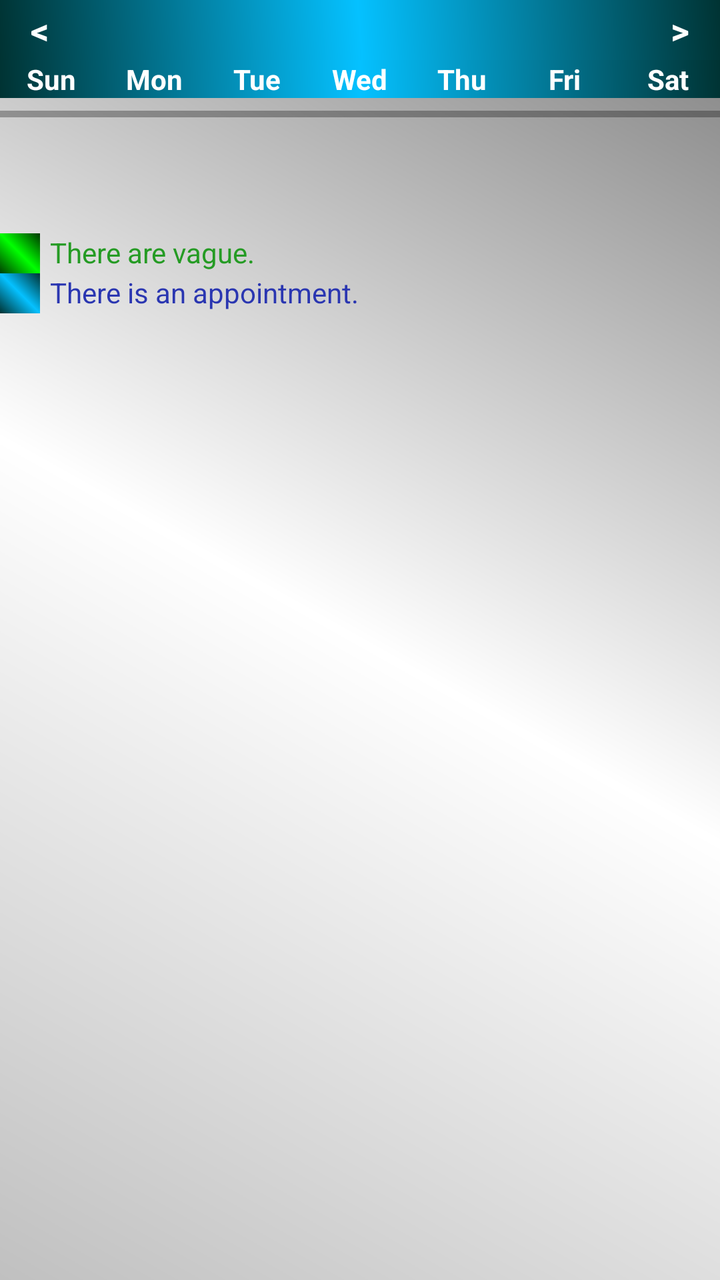
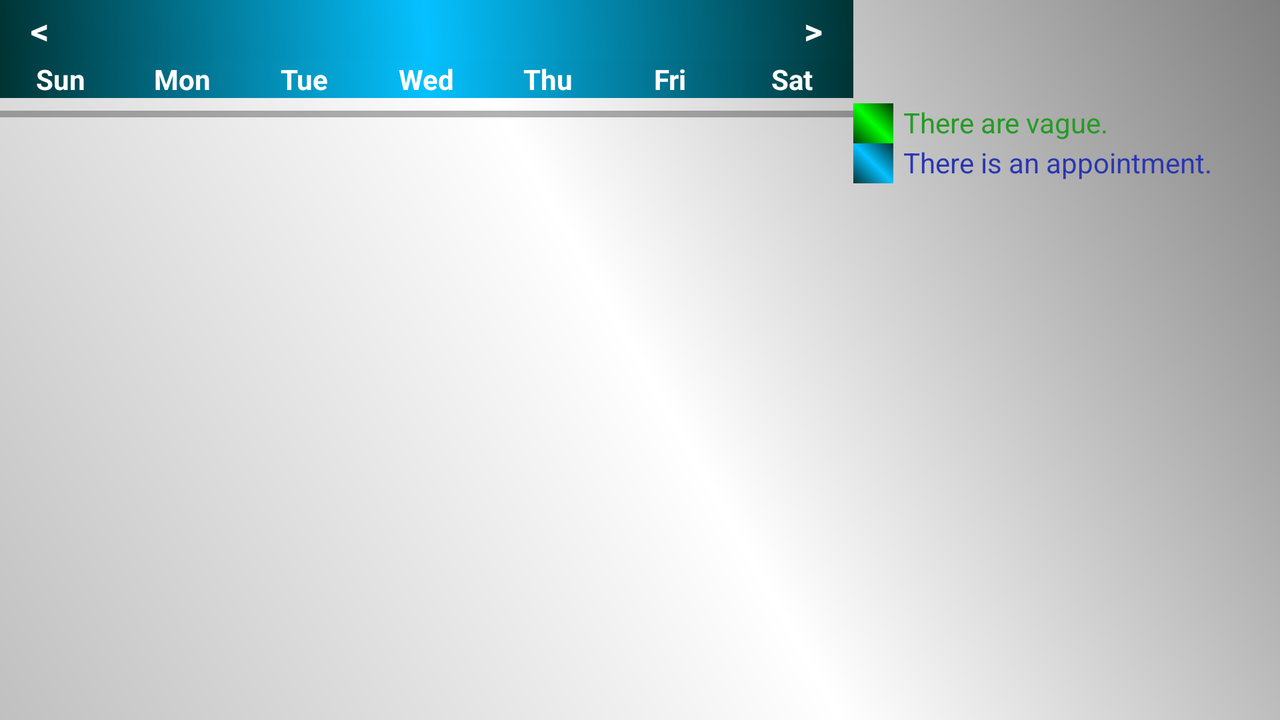

Compare how this app lays out the same screen by default and in its alternative resource folder. The renders come first, then the two layout files and the values they reference.
<!-- AndroidManifest.xml: application theme AppTheme -->
<!-- res/layout/fragment_agendar_consulta.xml -->
<?xml version="1.0" encoding="utf-8"?>
<LinearLayout xmlns:android="http://schemas.android.com/apk/res/android"
    android:layout_width="match_parent"
    android:layout_height="match_parent"
    android:background="@drawable/background_gradiente_prata"
    android:orientation="vertical" >


    <RelativeLayout
        android:id="@+id/header"
        android:layout_width="fill_parent"
        android:layout_height="wrap_content"
        android:background="@drawable/background_gradiente_azul" >

        <RelativeLayout
            android:id="@+id/previous"
            android:layout_width="40dip"
            android:layout_height="30dip" >

            <TextView
                android:id="@+id/txtPreviousMonth"
                android:layout_width="match_parent"
                android:layout_height="match_parent"
                android:gravity="center"
                android:text="&lt;"
                android:textAppearance="?android:attr/textAppearanceMedium"
                android:textColor="@android:color/white"
                android:textStyle="bold" />
        </RelativeLayout>

        <TextView
            android:id="@+id/txtMonthAndYear"
            android:layout_width="wrap_content"
            android:layout_height="wrap_content"
            android:layout_centerHorizontal="true"
            android:layout_marginTop="5dip"
            android:text="@null"
            android:textColor="@android:color/white"
            android:textSize="18sp"
            android:textStyle="bold" />

        <RelativeLayout
            android:id="@+id/next"
            android:layout_width="40dip"
            android:layout_height="30dip"
            android:layout_alignParentRight="true" >

            <TextView
                android:id="@+id/txtNextMonth"
                android:layout_width="match_parent"
                android:layout_height="match_parent"
                android:gravity="center"
                android:text=">"
                android:textAppearance="?android:attr/textAppearanceMedium"
                android:textColor="@android:color/white"
                android:textStyle="bold" />
        </RelativeLayout>
    </RelativeLayout>

    <LinearLayout
        android:layout_width="match_parent"
        android:layout_height="wrap_content"
        android:background="@drawable/background_gradiente_azul" >

        <TextView
            android:id="@+id/txtDomingo"
            android:layout_width="0dp"
            android:layout_height="wrap_content"
            android:layout_weight="1"
            android:gravity="center"
            android:text="@string/day_sunday_abbreviated"
            android:textColor="@android:color/white"
            android:textStyle="bold" />

        <TextView
            android:id="@+id/txtSegunda"
            android:layout_width="0dp"
            android:layout_height="wrap_content"
            android:layout_weight="1"
            android:gravity="center"
            android:text="@string/day_monday_abbreviated"
            android:textColor="@android:color/white"
            android:textStyle="bold" />

        <TextView
            android:id="@+id/txtTerca"
            android:layout_width="0dp"
            android:layout_height="wrap_content"
            android:layout_weight="1"
            android:gravity="center"
            android:text="@string/day_tuesday_abbreviated"
            android:textColor="@android:color/white"
            android:textStyle="bold" />

        <TextView
            android:id="@+id/txtQuarta"
            android:layout_width="0dp"
            android:layout_height="wrap_content"
            android:layout_weight="1"
            android:gravity="center"
            android:text="@string/day_wednesday_abbreviated"
            android:textColor="@android:color/white"
            android:textStyle="bold" />

        <TextView
            android:id="@+id/txtQuinta"
            android:layout_width="0dp"
            android:layout_height="wrap_content"
            android:layout_weight="1"
            android:gravity="center"
            android:text="@string/day_thursday_abbreviated"
            android:textColor="@android:color/white"
            android:textStyle="bold" />

        <TextView
            android:id="@+id/txtSexta"
            android:layout_width="0dp"
            android:layout_height="wrap_content"
            android:layout_weight="1"
            android:gravity="center"
            android:text="@string/day_friday_abbreviated"
            android:textColor="@android:color/white"
            android:textStyle="bold" />

        <TextView
            android:id="@+id/txtSabado"
            android:layout_width="0dp"
            android:layout_height="wrap_content"
            android:layout_weight="1"
            android:gravity="center"
            android:text="@string/day_saturday_abbreviated"
            android:textColor="@android:color/white"
            android:textStyle="bold" />
    </LinearLayout>

    <GridView
        android:id="@+id/grdvAgenda"
        android:layout_width="fill_parent"
        android:layout_height="wrap_content"
        android:layout_gravity="center_horizontal"
        android:listSelector="@android:color/transparent"
        android:numColumns="7"
        android:stretchMode="columnWidth" />
    
    <ProgressBar
        android:id="@+id/progressBar_agenda"
        style="?android:attr/progressBarStyleHorizontal"
        android:layout_width="match_parent"
        android:layout_height="wrap_content" />
    

    <LinearLayout
        android:id="@+id/text"
        android:layout_width="match_parent"
        android:layout_height="match_parent"
        android:layout_marginLeft="0dp"
        android:layout_marginRight="0dp"
        android:orientation="vertical" >

        <TextView
            android:id="@+id/txtMedico_agenda"
            android:layout_width="wrap_content"
            android:layout_height="wrap_content"
            android:text="@null"
            android:textColor="@color/green_600"
            android:textStyle="bold" />

        <TextView
            android:id="@+id/txtClinica_agenda"
            android:layout_width="wrap_content"
            android:layout_height="wrap_content"
            android:text="@null"
            android:textColor="@color/green_600"
            android:textSize="12sp" />

        <TextView
            android:id="@+id/txtEspecialidades_agenda"
            android:layout_width="wrap_content"
            android:layout_height="wrap_content"
            android:text="@null"
            android:textColor="@color/green_600"
            android:textSize="12sp" />

        <LinearLayout
            android:id="@+id/lnltExisteVagas_agenda"
            android:layout_width="match_parent"
            android:layout_height="wrap_content"
            android:orientation="horizontal" >

            <LinearLayout
                android:layout_width="20dp"
                android:layout_height="20dp"
                android:background="@drawable/background_gradiente_verde"
                android:orientation="vertical" >
            </LinearLayout>

            <TextView
                android:id="@+id/txtvExisteVaga_agenda"
                android:layout_width="wrap_content"
                android:layout_height="wrap_content"
                android:paddingLeft="5dp"
                android:paddingRight="5dp"
                android:text="@string/there_are_vague"
                android:textColor="@color/green" />
        </LinearLayout>

        <LinearLayout
            android:id="@+id/lnltExisteConultaMarcada_agenda"
            android:layout_width="match_parent"
            android:layout_height="wrap_content"
            android:orientation="horizontal" >

            <LinearLayout
                android:layout_width="20dp"
                android:layout_height="20dp"
                android:background="@drawable/background_gradiente_azul"
                android:orientation="vertical" >
            </LinearLayout>

            <TextView
                android:id="@+id/txtvExisteConsultaMarcada_agenda"
                android:layout_width="wrap_content"
                android:layout_height="wrap_content"
                android:paddingLeft="5dp"
                android:paddingRight="5dp"
                android:text="@string/there_is_an_appointment"
                android:textColor="@color/blue_deep" />
        </LinearLayout>

        <RadioButton
            android:id="@+id/rbtnHora1_agenda"
            android:layout_width="wrap_content"
            android:layout_height="wrap_content"
            android:text="@null"
            android:visibility="gone" />

        <RadioButton
            android:id="@+id/rbtnHora2_agenda"
            android:layout_width="wrap_content"
            android:layout_height="wrap_content"
            android:text="@null"
            android:visibility="gone" />
    </LinearLayout>
    
    

</LinearLayout>
<!-- resources referenced by this layout -->
<resources>
  <item name="blue_deep" type="color">#2a36b1</item>
  <item name="green" type="color">#259b24</item>
  <item name="green_600" type="color">#0a8f08</item>
  <!-- drawable background_gradiente_prata (drawable) -->
  <?xml version="1.0" encoding="utf-8"?>
  <shape xmlns:android="http://schemas.android.com/apk/res/android" android:shape="rectangle" >
  	<gradient
  		android:type="linear"
  		android:centerX="50%"
  		android:startColor="#FFc0c0c0"
  		android:centerColor="#FFffffff"
  		android:endColor="#FF808080"
  		android:angle="45"/>
  </shape>
  <!-- drawable background_gradiente_verde (drawable) -->
  <?xml version="1.0" encoding="utf-8"?>
  <shape xmlns:android="http://schemas.android.com/apk/res/android"
      android:shape="rectangle" >
  
      <gradient
          android:angle="45"
          android:centerColor="#FF00ff00"
          android:centerX="50%"
          android:endColor="#FF003800"
          android:startColor="#FF004000"
          android:type="linear" />
  
  </shape>
  <string name="day_friday_abbreviated">Fri</string>
  <string name="day_monday_abbreviated">Mon</string>
  <string name="day_saturday_abbreviated">Sat</string>
  <string name="day_sunday_abbreviated">Sun</string>
  <string name="day_thursday_abbreviated">Thu</string>
  <string name="day_tuesday_abbreviated">Tue</string>
  <string name="day_wednesday_abbreviated">Wed</string>
  <string name="there_are_vague">"There are vague. "</string>
  <string name="there_is_an_appointment">There is an appointment.</string>
  <style name="AppTheme" parent="Theme.Cmi">
  
          
  
      </style>
  <style name="PopupMenu.Cmi" parent="@android:style/Widget.Holo.ListPopupWindow">
          <item name="android:popupBackground">@drawable/background_gradiente_verde</item>
      </style>
  <style name="DropDownListView.Cmi" parent="@android:style/Widget.Holo.ListView.DropDown">
          <item name="android:listSelector">@drawable/selectable_background_cmi</item>
          <item name="android:popupBackground">@drawable/background_gradiente_verde</item>
          <item name="android:textColor">@color/white</item>
      </style>
  <style name="ActionBarTabStyle.Cmi" parent="android:style/Widget.Holo.ActionBar.TabView">
          <item name="android:background">@drawable/tab_indicator_ab_cmi</item>
      </style>
  <style name="DropDownNav.Cmi" parent="@android:style/Widget.Holo.Spinner">
          <item name="android:background">@drawable/spinner_background_ab_cmi</item>
          <item name="android:popupBackground">@drawable/menu_dropdown_panel_cmi</item>
          <item name="android:dropDownSelector">@drawable/selectable_background_cmi</item>
      </style>
  <style name="ActionButton.CloseMode.Cmi" parent="@android:style/Widget.Holo.ActionButton.CloseMode">
          <item name="android:background">@drawable/btn_cab_done_cmi</item>
      </style>
  <style name="Theme.Cmi.Widget" parent="@android:style/Theme.Holo">
          <item name="android:popupMenuStyle">@style/PopupMenu.Cmi</item>
          <item name="android:dropDownListViewStyle">@style/DropDownListView.Cmi</item>
      </style>
  <!-- drawable background_gradiente_azul_selected_item (drawable) -->
  <?xml version="1.0" encoding="utf-8"?>
  <shape xmlns:android="http://schemas.android.com/apk/res/android" android:shape="rectangle">
  
      <gradient
  		android:type="linear"
  		android:centerX="50%"
  		android:angle="90"
  		android:startColor="#FF003333"
  		android:centerColor="#FF05C1FF"
  		android:endColor="#FF003333" />
  
  </shape>
  <item name="white" type="color">#ffffff</item>
  <style name="ProgressBar.Cmi" parent="@android:style/Widget.Holo.ProgressBar.Horizontal">
          <item name="android:progressDrawable">@drawable/progress_horizontal_cmi</item>
      </style>
</resources>
<!-- res/layout-land/fragment_agendar_consulta.xml (the repository's variant of the layout above) -->
<!-- drawn on the phone turned sideways -->
<?xml version="1.0" encoding="utf-8"?>
<LinearLayout xmlns:android="http://schemas.android.com/apk/res/android"
    android:baselineAligned="false"
    android:layout_width="match_parent"
    android:layout_height="match_parent"
    android:background="@drawable/background_gradiente_prata"
    android:orientation="horizontal" >

    <LinearLayout
        android:id="@+id/llGridView"
        android:layout_width="0dp"
        android:layout_height="wrap_content"
        android:layout_weight="2"
        android:orientation="vertical" >

        <RelativeLayout
            android:id="@+id/header"
            android:layout_width="fill_parent"
            android:layout_height="wrap_content"
            android:background="@drawable/background_gradiente_azul" >

            <RelativeLayout
                android:id="@+id/previous"
                android:layout_width="40dip"
                android:layout_height="30dip" >

                <TextView
                    android:id="@+id/txtPreviousMonth"
                    android:layout_width="match_parent"
                    android:layout_height="match_parent"
                    android:gravity="center"
                    android:text="&lt;"
                    android:textAppearance="?android:attr/textAppearanceMedium"
                    android:textColor="@android:color/white"
                    android:textStyle="bold" />
            </RelativeLayout>

            <TextView
                android:id="@+id/txtMonthAndYear"
                android:layout_width="wrap_content"
                android:layout_height="wrap_content"
                android:layout_centerHorizontal="true"
                android:layout_marginTop="5dip"
                android:text="@null"
                android:textColor="@android:color/white"
                android:textSize="18sp"
                android:textStyle="bold" />

            <RelativeLayout
                android:id="@+id/next"
                android:layout_width="40dip"
                android:layout_height="30dip"
                android:layout_alignParentRight="true" >

                <TextView
                    android:id="@+id/txtNextMonth"
                    android:layout_width="match_parent"
                    android:layout_height="match_parent"
                    android:gravity="center"
                    android:text=">"
                    android:textAppearance="?android:attr/textAppearanceMedium"
                    android:textColor="@android:color/white"
                    android:textStyle="bold" />
            </RelativeLayout>
        </RelativeLayout>

        <LinearLayout
            android:layout_width="match_parent"
            android:layout_height="wrap_content"
            android:background="@drawable/background_gradiente_azul" >

            <TextView
                android:id="@+id/txtDomingo"
                android:layout_width="0dp"
                android:layout_height="wrap_content"
                android:layout_weight="1"
                android:gravity="center"
                android:text="@string/day_sunday_abbreviated"
                android:textColor="@android:color/white"
                android:textStyle="bold" />

            <TextView
                android:id="@+id/txtSegunda"
                android:layout_width="0dp"
                android:layout_height="wrap_content"
                android:layout_weight="1"
                android:gravity="center"
                android:text="@string/day_monday_abbreviated"
                android:textColor="@android:color/white"
                android:textStyle="bold" />

            <TextView
                android:id="@+id/txtTerca"
                android:layout_width="0dp"
                android:layout_height="wrap_content"
                android:layout_weight="1"
                android:gravity="center"
                android:text="@string/day_tuesday_abbreviated"
                android:textColor="@android:color/white"
                android:textStyle="bold" />

            <TextView
                android:id="@+id/txtQuarta"
                android:layout_width="0dp"
                android:layout_height="wrap_content"
                android:layout_weight="1"
                android:gravity="center"
                android:text="@string/day_wednesday_abbreviated"
                android:textColor="@android:color/white"
                android:textStyle="bold" />

            <TextView
                android:id="@+id/txtQuinta"
                android:layout_width="0dp"
                android:layout_height="wrap_content"
                android:layout_weight="1"
                android:gravity="center"
                android:text="@string/day_thursday_abbreviated"
                android:textColor="@android:color/white"
                android:textStyle="bold" />

            <TextView
                android:id="@+id/txtSexta"
                android:layout_width="0dp"
                android:layout_height="wrap_content"
                android:layout_weight="1"
                android:gravity="center"
                android:text="@string/day_friday_abbreviated"
                android:textColor="@android:color/white"
                android:textStyle="bold" />

            <TextView
                android:id="@+id/txtSabado"
                android:layout_width="0dp"
                android:layout_height="wrap_content"
                android:layout_weight="1"
                android:gravity="center"
                android:text="@string/day_saturday_abbreviated"
                android:textColor="@android:color/white"
                android:textStyle="bold" />
        </LinearLayout>

        <GridView
            android:id="@+id/grdvAgenda"
            android:layout_width="fill_parent"
            android:layout_height="wrap_content"
            android:layout_gravity="center_horizontal"
            android:listSelector="@android:color/transparent"
            android:numColumns="7"
            android:stretchMode="columnWidth" />
        
        <ProgressBar
        android:id="@+id/progressBar_agenda"
        style="?android:attr/progressBarStyleHorizontal"
        android:layout_width="match_parent"
        android:layout_height="wrap_content" />
        
    </LinearLayout>

    <LinearLayout
        android:id="@+id/text"
        android:layout_width="0dp"
        android:layout_height="wrap_content"
        android:layout_marginLeft="0dp"
        android:layout_marginRight="0dp"
        android:layout_weight="1"
        android:orientation="vertical" >

        <TextView
            android:id="@+id/txtMedico_agenda"
            android:layout_width="wrap_content"
            android:layout_height="wrap_content"
            android:text="@null"
            android:textColor="@color/green_600"
            android:textStyle="bold" />

        <TextView
            android:id="@+id/txtClinica_agenda"
            android:layout_width="wrap_content"
            android:layout_height="wrap_content"
            android:text="@null"
            android:textColor="@color/green_600"
            android:textSize="12sp" />

        <TextView
            android:id="@+id/txtEspecialidades_agenda"
            android:layout_width="wrap_content"
            android:layout_height="wrap_content"
            android:text="@null"
            android:textColor="@color/green_600"
            android:textSize="12sp" />

        <LinearLayout
            android:id="@+id/lnltExisteVagas_agenda"
            android:layout_width="match_parent"
            android:layout_height="wrap_content"
            android:orientation="horizontal" >

            <LinearLayout
                android:layout_width="20dp"
                android:layout_height="20dp"
                android:background="@drawable/background_gradiente_verde"
                android:orientation="vertical" >
            </LinearLayout>

            <TextView
                android:id="@+id/txtvExisteVaga_agenda"
                android:layout_width="wrap_content"
                android:layout_height="wrap_content"
                android:paddingLeft="5dp"
                android:paddingRight="5dp"
                android:text="@string/there_are_vague"
                android:textColor="@color/green" />
        </LinearLayout>

        <LinearLayout
            android:id="@+id/lnltExisteConultaMarcada_agenda"
            android:layout_width="match_parent"
            android:layout_height="wrap_content"
            android:orientation="horizontal" >

            <LinearLayout
                android:layout_width="20dp"
                android:layout_height="20dp"
                android:background="@drawable/background_gradiente_azul"
                android:orientation="vertical" >
            </LinearLayout>

            <TextView
                android:id="@+id/txtvExisteConsultaMarcada_agenda"
                android:layout_width="wrap_content"
                android:layout_height="wrap_content"
                android:paddingLeft="5dp"
                android:paddingRight="5dp"
                android:text="@string/there_is_an_appointment"
                android:textColor="@color/blue_deep" />
        </LinearLayout>

        <RadioButton
            android:id="@+id/rbtnHora1_agenda"
            android:layout_width="wrap_content"
            android:layout_height="wrap_content"
            android:text="@null"
            android:visibility="gone" />

        <RadioButton
            android:id="@+id/rbtnHora2_agenda"
            android:layout_width="wrap_content"
            android:layout_height="wrap_content"
            android:text="@null"
            android:visibility="gone" />
    </LinearLayout>
    
    

</LinearLayout>
